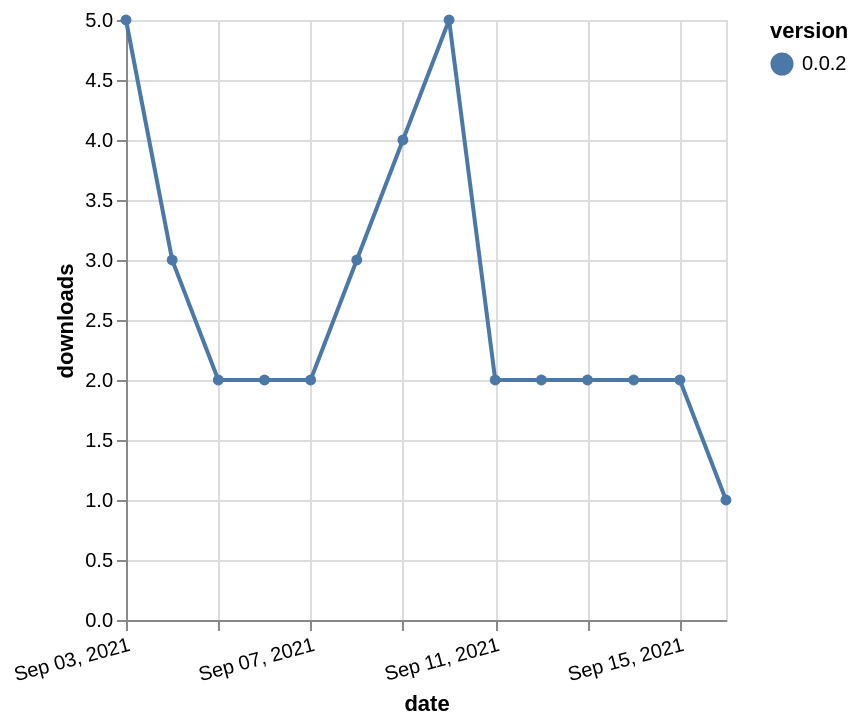

The specification (Vega-Lite) saved for this image:
### Vega-Lite specification from a JSON file in a GitHub repository (floating-point values rounded to 4 significant figures)
{"$schema": "https://vega.github.io/schema/vega-lite/v5.json", "description": "A simple bar chart with embedded data.", "data": {"values": [{"date": "2021-09-03", "total": 10952, "delta": 5, "version": "0.0.2"}, {"date": "2021-09-04", "total": 10955, "delta": 3, "version": "0.0.2"}, {"date": "2021-09-05", "total": 10957, "delta": 2, "version": "0.0.2"}, {"date": "2021-09-06", "total": 10959, "delta": 2, "version": "0.0.2"}, {"date": "2021-09-07", "total": 10961, "delta": 2, "version": "0.0.2"}, {"date": "2021-09-08", "total": 10964, "delta": 3, "version": "0.0.2"}, {"date": "2021-09-09", "total": 10968, "delta": 4, "version": "0.0.2"}, {"date": "2021-09-10", "total": 10973, "delta": 5, "version": "0.0.2"}, {"date": "2021-09-11", "total": 10975, "delta": 2, "version": "0.0.2"}, {"date": "2021-09-12", "total": 10977, "delta": 2, "version": "0.0.2"}, {"date": "2021-09-13", "total": 10979, "delta": 2, "version": "0.0.2"}, {"date": "2021-09-14", "total": 10981, "delta": 2, "version": "0.0.2"}, {"date": "2021-09-15", "total": 10983, "delta": 2, "version": "0.0.2"}, {"date": "2021-09-16", "total": 10984, "delta": 1, "version": "0.0.2"}]}, "width": "container", "mark": {"type": "line", "point": {"filled": true}}, "encoding": {"x": {"field": "date", "type": "temporal", "timeUnit": "yearmonthdate", "title": "date", "axis": {"labelAngle": -15}}, "y": {"field": "delta", "type": "quantitative", "title": "downloads"}, "color": {"field": "version", "type": "nominal"}, "tooltip": {"field": "delta"}}}
